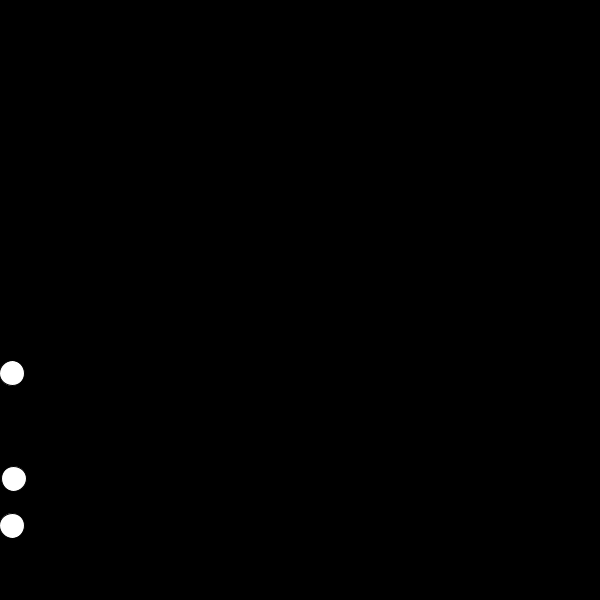
Frame 1 (no input)
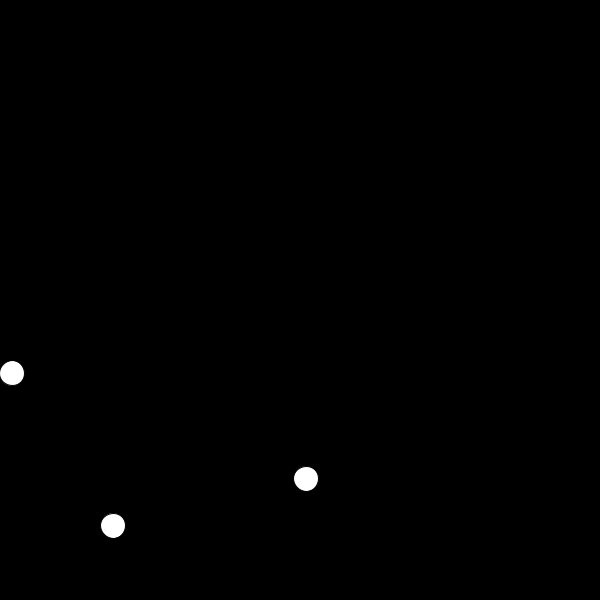
Frame 60 (the mouse pressed at the canvas centre just before this capture)
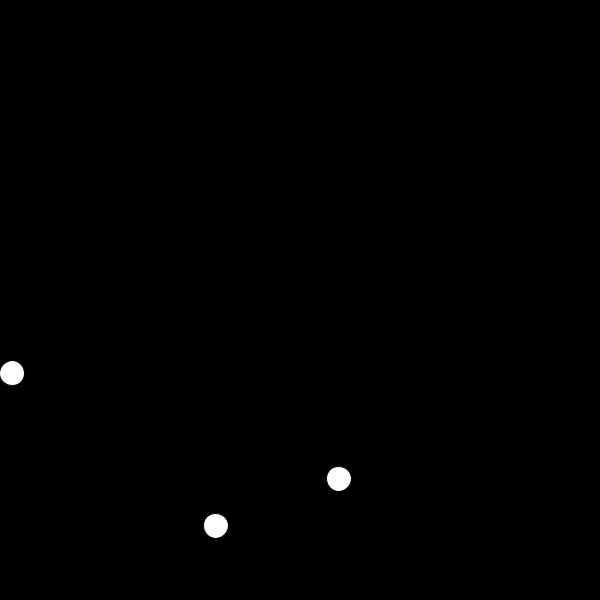
Frame 120 (the mouse held since frame 60 and released just before this capture)

The Processing sketch that drew these frames (run headless with seeded random() and noise(); from frame 60 on, the mouse is pressed at the canvas centre):

// Processing sketch: Week_12_physics
// ── Week_12_physics.pde
Ball myBall = new Ball();
Ball myBall2 = new Ball();
Ball myBall3 = new Ball();


void setup() {
  size(600, 600);
}


void draw() {
  background(0);

  myBall.display();

  myBall2.display();
  myBall2.move();
  myBall2.reset();

  myBall3. move();
  myBall3.display();
  myBall3.xAcceleration();
  myBall3.reset();
}

// ── Ball.pde
class Ball {
  PVector pos;
  PVector vel;
  PVector accel;
  int size = 25;

  Ball() {
    pos = new PVector(size/2, random(50, 550));
    vel = new PVector(random(1, 4), 0);
    accel = new PVector(.1, 0);
  }
  //
  void display() {
    ellipse(pos.x, pos.y, size, size);
  }

  void move() {
    pos.add(vel); 
  }

  void xAcceleration() {
    vel.add(accel);
  }
  
  void reset(){
    if (pos.x > width+size/2){
      pos.x = 0;
    }
  }
}
